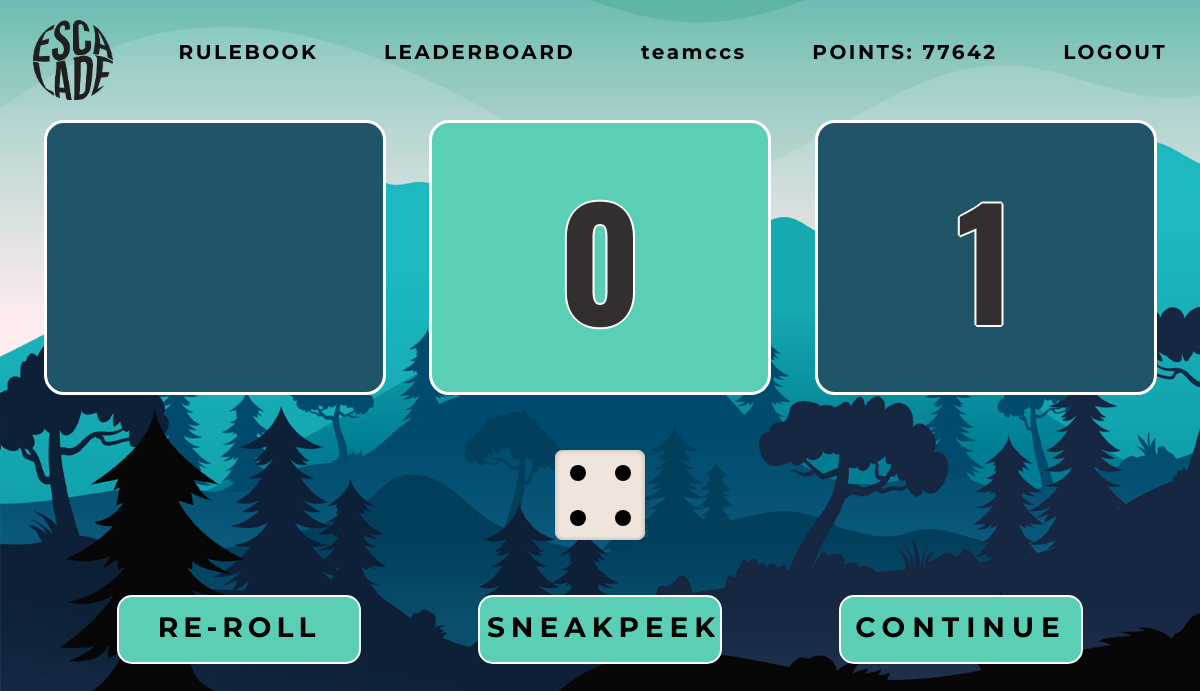
/play/ (signed in), run on an earlier commit of the app's database.
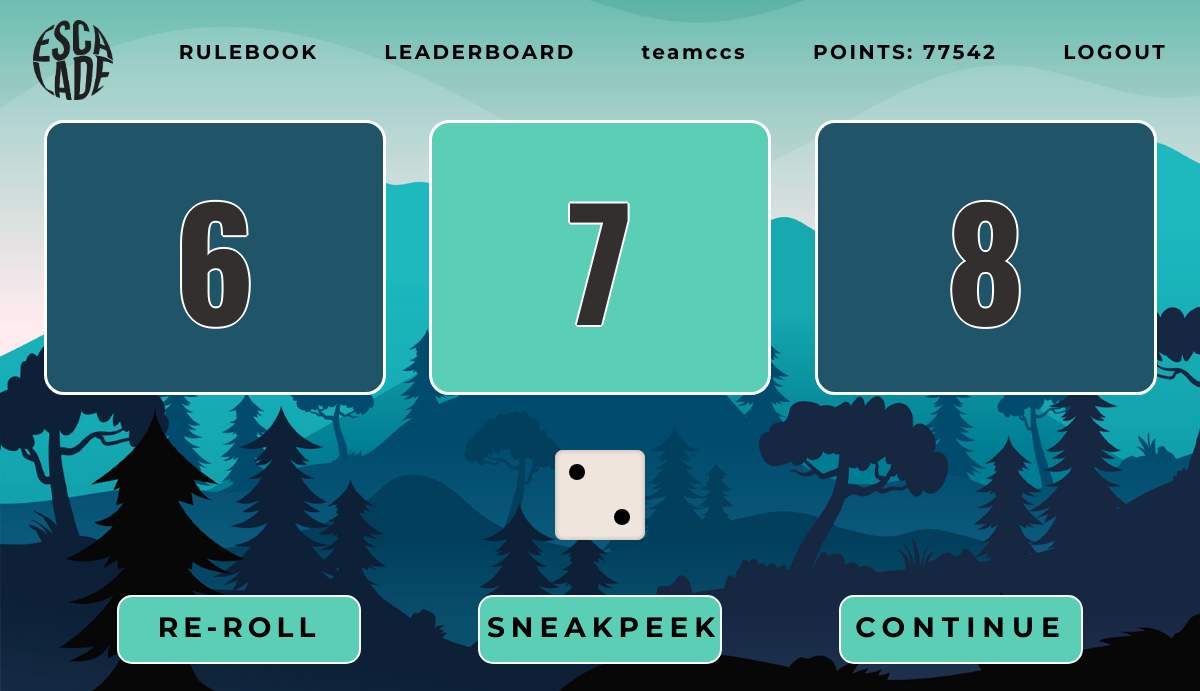
And on a later commit of the database.
### registration/models.py (models this page shows, shortened)
class Team(AbstractBaseUser):
    uuid = models.UUIDField(primary_key=True, default=uuid.uuid4, editable=False)
    teamName = models.CharField(max_length=100, unique=True)
    points = models.IntegerField(default=75)
    position = models.IntegerField(default=0)
    board=models.IntegerField(default=0)
    is_active = models.BooleanField(default=True)
    is_admin = models.BooleanField(default=False)
    is_staff = models.BooleanField(default=False)
    is_superuser = models.BooleanField(default=False)
    is_loggedin = models.BooleanField(default=False)
    objects = UserManager()
    USERNAME_FIELD = "teamName"
    REQUIRED_FIELDS = []
    email = models.EmailField(blank=True)
    current_ques = models.ForeignKey(Question, null=True, blank=True, default=None, on_delete=models.CASCADE)
    dice_value = models.SmallIntegerField(null=True, blank=True, default=None)
    dummy1 = models.CharField(max_length=50, blank=True, null=True, default=None)
    dummy2 = models.CharField(max_length=50, blank=True, null=True, default=None)
    level1 = models.CharField(max_length=50, blank=True, default="010203040506070809101112131415")
    level2 = models.CharField(max_length=50, blank=True, default="161718192021222324252627282930")
    level3 = models.CharField(max_length=50, blank=True, default="3132333435363738394041424344454647484950")
    level4 = models.CharField(max_length=50, blank=True, default="5152535455565758596061626364656667686970")
    hint_taken = models.BooleanField(blank=True, default=False)
    sneakpeek_taken = models.CharField(max_length=10, null=True, blank=True, default=None)

### game/views.py (the view, shortened to what this page needs)
# urls.py: path('play/',views.play,name='play'),
@never_cache
@login_required(login_url="/login")
def play(request):
    team = request.user
    if team.position>80:
        return render(request, "game/game_over.html")
    context = {}
    if team.current_ques==None:
        team.current_ques = getRandomQuestion(team, -1)
        team.dice_value = random.randint(1, 6)
        team.hint_taken = False
        team.sneakpeek_taken = None
        team.save()
    else:
        msgs = messages.get_messages(request)
        msgs.used = True
    return render(request, 'game/test.html', context=context)

### game/templates/game/test.html (shortened to what this page needs)
<!DOCTYPE html>
{% load static %}
<html lang="en">
  <head>
    <link rel="stylesheet" href="{% static 'game/css/styles.css' %}" />
    <link rel="stylesheet" href="{% static 'game/css/dice.css' %}" />
    <link rel="stylesheet" href="{% static 'game/css/popup.css' %}" />
    <link rel="stylesheet" href="{% static 'game/css/loader.css' %}" />
  </head>
  <body onload = "
    display();
    rollDice();
  ">
  <div class="hidden" id="main_body">
    <section class="only">
      <div class="navbar">
        <div class="logo">
        </div>
        <div class="rulebook">
          <h2 class="text"><a href="{% url 'rulebook' %}"> RULEBOOK </a></h2>
        </div>
        <div class="leaderboard">
          <h2 class="text"><a href="{% url 'leaderboard' %}"> LEADERBOARD</a></h2>
        </div>
        <div class="team-name">
          <h2 class="text">{% if user.teamName|length > 12%}{{user.teamName|truncatechars:11}}{% else %}{{user.teamName}}{% endif %}</h2>
        </div>
        <div class="points">
          <h2 class="text"><b>POINTS:</b> <span id="pointsText">{{user.points}}<span></h2>
        </div>
        <div class="logout">
          <h2 class="text"><a href="{% url 'logout' %}">LOGOUT</a></h2>
        </div>
      </div>
      <div class="top-container">
        <div class="box" id="box1">
          <h1 id="prevLocText">{% if user.position > 0 %}{{user.position|add:-1}}{% endif %}</h1>
        </div>
        <div class="box" id="box2">
          <h1 id="currLocText">{{user.position}}</h1>
        </div>
        <div class="box" id="box3">
          <h1 id="nextLocText">{{user.position|add:1}}</h1>
        </div>
      </div>
      <div class="middle-container {% if wrongAnswer %}hidden{% endif %}">
        <div class="dice dice-center-container">
          <div id="dice" data-side="{{user.dice_value}}">
            <div class="sides side-2">
              <span class="dot dot-1"></span>
              <span class="dot dot-2"></span>
            </div>
            <div class="sides side-4">
              <span class="dot dot-1"></span>
              <span class="dot dot-2"></span>
              <span class="dot dot-3"></span>
              <span class="dot dot-4"></span>
            </div>
          </div>
        </div>
      </div>
      <div class="bottom-container {% if wrongAnswer %}hidden{% endif %}">
        <div id="reRollWrapper"><div class="option" id="reroll"></div></div>
        <div id="sneakPeekWrapper"><div class="option" id="sneak-peek"></div></div>
        <div class="option" id="continue"></div>
      </div>
    </section>
  </div>
  </body>
</html>

### game/static/game/css/styles.css (style rules this page uses)
body { margin: 0px; background-image: url("../img/Jungle.jpg"); background-size: cover; background-attachment: fixed; background-color: #394349; }
.navbar { height: 120px; top: 0; width: 100%; z-index: 50; border: 0px; display: flex; justify-content: space-around; }
.top-container { display: flex; justify-content: space-evenly; top: 120px; }
.box { border: 3.5px solid white; width: 28%; height: 16.789rem; border-radius: 20px; justify-content: space-around; }
#box1 { background-color: #205569; display: flex; justify-content: center; align-items: center; }
#box2 { background-color: #5acfb6; display: flex; justify-content: center; align-items: center; }
#box3 { background-color: #205569; display: flex; justify-content: center; align-items: center; }
h1 { font-family: "Oswald", sans-serif; font-size: 150px; border: 2px; border-color: white; margin: 0px; color: #332f2e; text-shadow: 2px 0 0 #fff, -2px 0 0 #fff, 0 2px 0 #fff, 0 -2px 0 #fff, 1px 1px #fff, -1px -1px 0 #fff, 1px -1px 0 #fff, -1px 1px 0 #fff; }
.middle-container { display: flex; justify-content: space-around; top: 120px; height: 200px; }
.dice { height: 200px; width: 200px; }
.bottom-container { display: flex; justify-content: space-evenly; top: 120px; padding-bottom: 2rem; }
.option { border: 2px solid white; width: 240px; height: 65px; border-radius: 15px; overflow: hidden; text-align: center; cursor: pointer; }
#reroll { background-color: #5acfb6; }
#reroll::before { content: "RE-ROLL"; text-align: center; font-family: "Montserrat", sans-serif; font-weight: bolder; font-size: 28px; letter-spacing: 5px; line-height: 60px; position: relative; right: 0px; }
#reroll::after { content: " POINTS=15"; text-align: center; font-family: "Montserrat", sans-serif; font-weight: bolder; font-size: 24px; letter-spacing: 5px; line-height: 60px; position: relative; top: 50px; }
#sneak-peek { background-color: #5acfb6; }
#sneak-peek::before { content: "SNEAKPEEK"; text-align: center; font-family: "Montserrat", sans-serif; font-weight: bolder; font-size: 28px; letter-spacing: 6px; line-height: 60px; position: relative; right: -7px; }
#sneak-peek::after { content: "POINTS=25"; text-align: center; font-family: "Montserrat", sans-serif; font-weight: bolder; font-size: 24px; letter-spacing: 5px; line-height: 60px; position: relative; top: 50px; right: 200px; }
#continue { background-color: #5acfb6; }
#continue::before { content: "CONTINUE"; text-align: center; font-family: "Montserrat", sans-serif; font-weight: bolder; font-size: 28px; letter-spacing: 7px; line-height: 60px; position: relative; }
.logo { width: 80px; height: 80px; background-image: url("../img/escaladeLogo.png"); background-size: cover; align-self: center; }
.rulebook { height: 120px; }
.leaderboard { height: 120px; }
.team-name { height: 120px; overflow: hidden; }
.points { height: 120px; }
.logout { height: 120px; }
.text { margin-top: 40px; margin-bottom: 40px; text-align: center; font-family: "Montserrat", sans-serif; letter-spacing: 2.5px; font-size: 20px; }
a { text-decoration: none; color: black; }
.sides { background-color: #efe5dc !important; display: block; position: absolute; width: 100%; height: 100%; box-shadow: inset 0 0 5px rgba(0, 0, 0, 0.25); border-radius: 1vmin; }

### game/static/game/css/dice.css (style rules this page uses)
#dice { width: 90px; height: 90px; transform-style: preserve-3d; transition: transform 1.5s ease-out; }
.sides { background-color: #efe5dc !important; display: block; position: absolute; width: 100%; height: 100%; box-shadow: inset 0 0 5px rgba(0, 0, 0, 0.25); border-radius: 1vmin; }
.dot { display: block; position: absolute; width: 16px; height: 16px; border-radius: 50%; background-color: black; transform: translate(-50%, -50%); }
.side-2 .dot-1 { top: 25%; left: 25%; }
.side-2 .dot-2 { top: 75%; left: 75%; }
#dice .side-2 { transform: rotateX(-180deg) translateZ(45px); }
#dice[data-side="2"] { transform: rotateX(360deg) rotateY(540deg) rotateZ(720deg); }
#dice[data-side="2"].reRoll { transform: rotateX(0deg) rotateY(180deg) rotateZ(0deg); }
.dice-center-container { display: flex; justify-content: center; align-items: center; }

What changed in the data, as far as the page shows it:
changed Team "teamccs": points "77642" → "77542"; position|add (not shown) → "6"; position "0" → "7"; position|add "1" → "8"; dice_value 4 → 2 (drawn)
